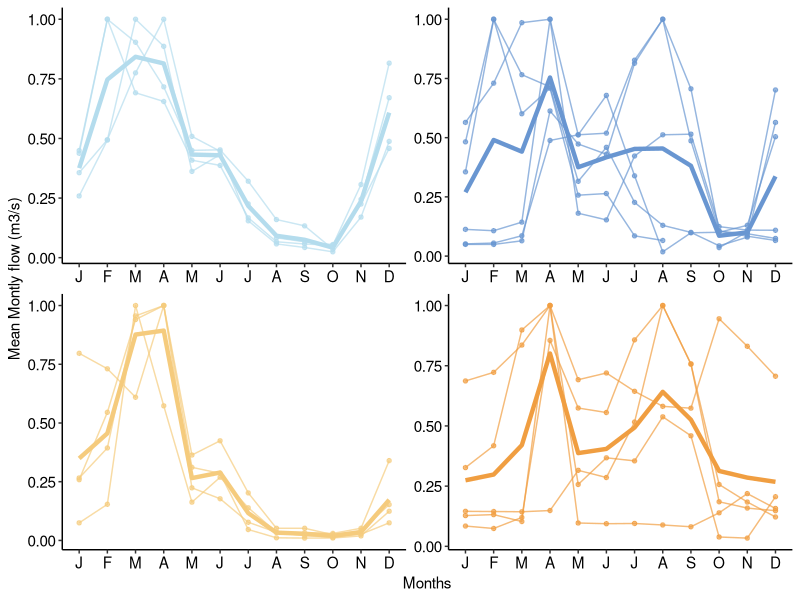

This chart was generated by the following R code:
library(data.table)
library(ggplot2)

site_info <- as.data.table(read.csv("site_summary.csv"))
flow_data <-data.table(read.csv("Flow_HYDRA_2017_2018_cleanSK.csv", header = T))
flow_data$date <- lubridate::mdy(flow_data$Date)
flow <- flow_data[flow_data$date<"2018-10-01" & flow_data$date>= "2017-10-01"]

flow[, c("year", "month", "day") := tstrsplit(date, "-")]
flow[,c("year", "month", "day") := lapply(flow[,c("year", "month", "day")], FUN = as.numeric)]

monthly_means <- data.table(aggregate(x = flow[,-c("month", "Date", "day", "date")], by=flow[,c("month")], FUN = mean,na.rm = T, nan.rm = T))
rivers = c(colnames(monthly_means[,3:22]))
monthly_max <- t(monthly_means[, lapply(.SD, max, na.rm =TRUE), .SDcols = rivers ])
annual_max_discharge = data.table('variable' = row.names(monthly_max), "annual_max" = monthly_max[,1])

means <- melt(monthly_means[,-22], id.vars="month")
means <- means[annual_max_discharge, on = .(variable = variable)]
means <- data.table(merge(means, site_info, by.x="variable", by.y="site"))
means$month <- as.factor(means$month)

means_summary <- means[, .(min = min(value, na.rm = TRUE), 
                           max = max(value, na.rm = TRUE),
                           mean = mean(value, na.rm=TRUE),
                           normalized_mean = mean(value/annual_max, na.rm = TRUE)),
                      by = .(groups, month, Class)]

means_summary$groups <- factor(means_summary$groups, levels = c("TempNat", "TempAlt", "MedNat", "MedAlt"))
means$groups <- factor(means$groups, levels = c("TempNat", "TempAlt", "MedNat", "MedAlt"))

theme_pca <- theme_bw() +
    theme(
      text = element_text(size=11),
      axis.title = element_text(size=11),
      axis.text = element_text(size=11, color="black"), 
      legend.position = "none", 
      strip.placement ="outside", 
      strip.background = element_blank(), 
      strip.text = element_blank(),
      axis.line =  element_line(color="black"),
      panel.border = element_blank(),
      axis.line.y.right = element_line(color="white"),
      panel.grid = element_blank())


hydrographs <- ggplot(means)+
  facet_wrap(~groups, scales="free", labeller=as_labeller(c(TempNat="nA", TempAlt="aA", MedNat="nM", MedAlt="aM")))+
  geom_line(aes(x=month, y=value/annual_max, group=variable, color=groups), size=0.5, alpha=0.7)+
  #directlabels::geom_dl(aes(x=month, y=value, group=variable, label = variable, color=groups), method = "first.qp")+
  geom_line(data=means_summary, aes(x=month, y= normalized_mean, group=groups, color=groups), size=1.5)+
  geom_point(aes(x=month, y=value/annual_max, group=variable, color=groups), size=1.2, alpha=0.7)+
  scale_color_manual(values =c("#B4DCED", '#6996D1','#F5CB7D','#F09E41'))+
  scale_x_discrete(labels=c("1" = "J", "2" = "F","3" = "M", "4" = "A", "5" = "M","6" = "J","7" = "J", "8" = "A","9" = "S","10" = "O","11" = "N", "12" = "D" ))+
  labs(x="Months", y=paste("Mean Montly flow (m3/s)"))+
  theme_pca 

pdf('plots/hydrographs.pdf', width = 5, height = 4)
plot(hydrographs)
dev.off()
  